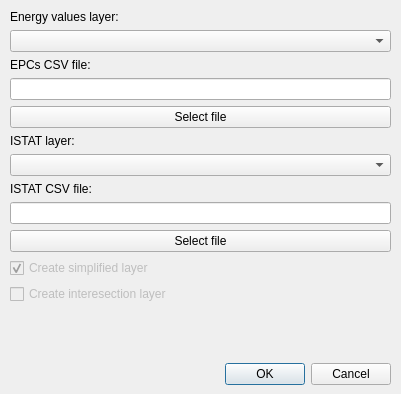
<?xml version="1.0" encoding="UTF-8"?>
<ui version="4.0">
 <class>Dialog</class>
 <widget class="QDialog" name="Dialog">
  <property name="geometry">
   <rect>
    <x>0</x>
    <y>0</y>
    <width>401</width>
    <height>394</height>
   </rect>
  </property>
  <property name="sizePolicy">
   <sizepolicy hsizetype="Preferred" vsizetype="Preferred">
    <horstretch>0</horstretch>
    <verstretch>0</verstretch>
   </sizepolicy>
  </property>
  <property name="windowTitle">
   <string>Assign class</string>
  </property>
  <property name="sizeGripEnabled">
   <bool>false</bool>
  </property>
  <widget class="QWidget" name="verticalLayoutWidget">
   <property name="geometry">
    <rect>
     <x>10</x>
     <y>10</y>
     <width>381</width>
     <height>375</height>
    </rect>
   </property>
   <layout class="QVBoxLayout" name="verticalLayout">
    <item>
     <widget class="QLabel" name="label_4">
      <property name="text">
       <string>Energy values layer:</string>
      </property>
     </widget>
    </item>
    <item>
     <widget class="QComboBox" name="energyCombo">
      <property name="sizePolicy">
       <sizepolicy hsizetype="Expanding" vsizetype="Fixed">
        <horstretch>0</horstretch>
        <verstretch>0</verstretch>
       </sizepolicy>
      </property>
     </widget>
    </item>
    <item>
     <widget class="QLabel" name="label_2">
      <property name="text">
       <string>EPCs CSV file:</string>
      </property>
     </widget>
    </item>
    <item>
     <widget class="QLineEdit" name="epcEdit"/>
    </item>
    <item>
     <widget class="QPushButton" name="epcOpenButton">
      <property name="text">
       <string>Select file</string>
      </property>
     </widget>
    </item>
    <item>
     <widget class="QLabel" name="label_3">
      <property name="text">
       <string>ISTAT layer:</string>
      </property>
     </widget>
    </item>
    <item>
     <widget class="QComboBox" name="istatCombo">
      <property name="sizePolicy">
       <sizepolicy hsizetype="Expanding" vsizetype="Fixed">
        <horstretch>0</horstretch>
        <verstretch>0</verstretch>
       </sizepolicy>
      </property>
     </widget>
    </item>
    <item>
     <widget class="QLabel" name="label_5">
      <property name="text">
       <string>ISTAT CSV file:</string>
      </property>
     </widget>
    </item>
    <item>
     <widget class="QLineEdit" name="istatEdit"/>
    </item>
    <item>
     <widget class="QPushButton" name="istatOpenButton">
      <property name="text">
       <string>Select file</string>
      </property>
     </widget>
    </item>
    <item>
     <widget class="QCheckBox" name="simplifyLayerCheckBox">
      <property name="enabled">
       <bool>false</bool>
      </property>
      <property name="text">
       <string>Create simplified layer</string>
      </property>
      <property name="checked">
       <bool>true</bool>
      </property>
     </widget>
    </item>
    <item>
     <widget class="QCheckBox" name="intersectionLayerCheckBox">
      <property name="enabled">
       <bool>false</bool>
      </property>
      <property name="text">
       <string>Create interesection layer</string>
      </property>
      <property name="checked">
       <bool>false</bool>
      </property>
     </widget>
    </item>
    <item>
     <spacer name="verticalSpacer">
      <property name="orientation">
       <enum>Qt::Vertical</enum>
      </property>
      <property name="sizeHint" stdset="0">
       <size>
        <width>20</width>
        <height>40</height>
       </size>
      </property>
     </spacer>
    </item>
    <item>
     <widget class="QDialogButtonBox" name="buttonBox">
      <property name="orientation">
       <enum>Qt::Horizontal</enum>
      </property>
      <property name="standardButtons">
       <set>QDialogButtonBox::Cancel|QDialogButtonBox::Ok</set>
      </property>
     </widget>
    </item>
   </layout>
  </widget>
 </widget>
 <resources/>
 <connections>
  <connection>
   <sender>buttonBox</sender>
   <signal>accepted()</signal>
   <receiver>Dialog</receiver>
   <slot>accept()</slot>
   <hints>
    <hint type="sourcelabel">
     <x>248</x>
     <y>254</y>
    </hint>
    <hint type="destinationlabel">
     <x>157</x>
     <y>274</y>
    </hint>
   </hints>
  </connection>
  <connection>
   <sender>buttonBox</sender>
   <signal>rejected()</signal>
   <receiver>Dialog</receiver>
   <slot>reject()</slot>
   <hints>
    <hint type="sourcelabel">
     <x>316</x>
     <y>260</y>
    </hint>
    <hint type="destinationlabel">
     <x>286</x>
     <y>274</y>
    </hint>
   </hints>
  </connection>
 </connections>
</ui>
